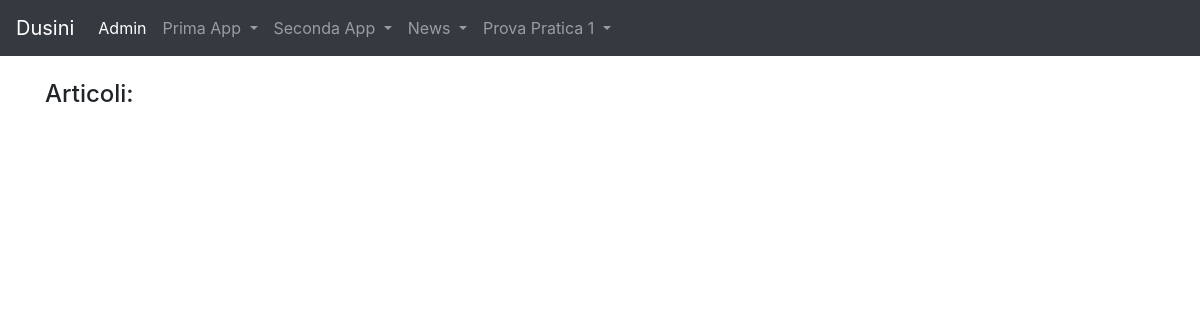
The app's page /news/lista_articoli/4, older data.
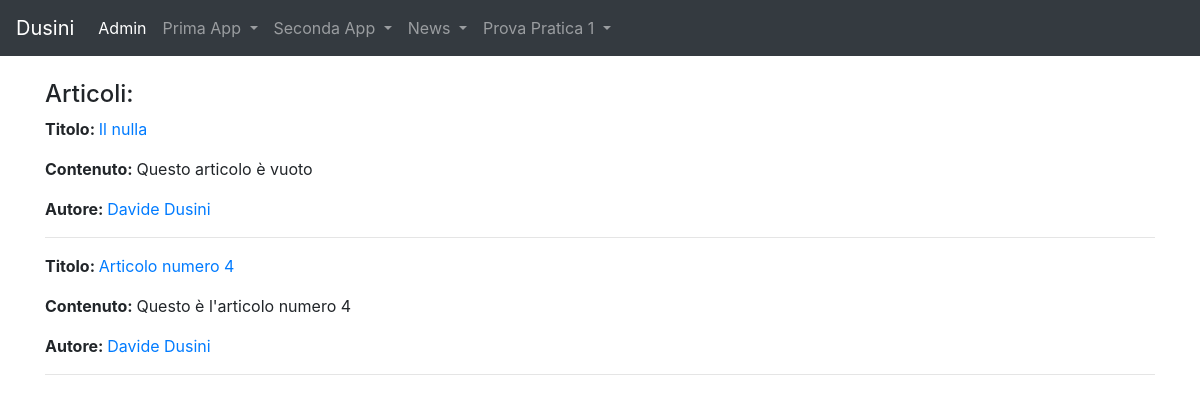
The same page, newer data.
### news/models.py (models this page shows, shortened)
class Articolo(models.Model):
    titolo = models.CharField(max_length=100)
    contenuto = models.TextField()
    giornalista = models.ForeignKey(Giornalista, on_delete=models.CASCADE, related_name="articoli")
    data = models.DateField(auto_now=True,blank=True)
    visualizzazioni=models.IntegerField(default=0,blank=True)
    class Meta:
        verbose_name = "Articolo"
        verbose_name_plural = "Articoli"

class Giornalista(models.Model):
    nome = models.CharField(max_length=20)
    cognome = models.CharField(max_length=20)
    anno_di_nascita = models.DateField(blank=True)
    def __str__(self):
        return self.nome + " " + self.cognome
    class Meta:
        verbose_name = "Giornalista"
        verbose_name_plural = "Giornalisti"

### news/views.py (the view)
# urls.py: path('lista_articoli/<int:pk>',listaArticoli, name="lista_articoli_giornalista"),
def listaArticoli(request, pk):
  articoli = Articolo.objects.filter(giornalista_id=pk)
  context = {
    'articoli': articoli,
  }
  return render(request, 'lista_articoli.html', context)

### news/templates/lista_articoli.html (shortened to what this page needs)
{% extends "base.html" %}
{%block content%}
 <h4> Articoli: </h4>
 {%for articolo in articoli%}
    <p><strong>Titolo: </strong><a href={% url 'news:articolo_detail' articolo.id %}>{{articolo.titolo}}</a></p>
    <p><strong>Contenuto: </strong>{{articolo.contenuto}}</p>
    <p><strong>Autore: </strong><a href={% url 'news:giornalista_detail' articolo.giornalista.id %}>{{articolo.giornalista}}</a></p>
    <hr>
{%endfor%}
{%endblock content%}

Row changes from the older to the newer data that the page shows:
added Articolo: titolo "Il nulla", contenuto "Questo articolo è vuoto", giornalista "Davide Dusini"
added Articolo: titolo "Articolo numero 4", contenuto "Questo è l'articolo numero 4", giornalista "Davide Dusini"
